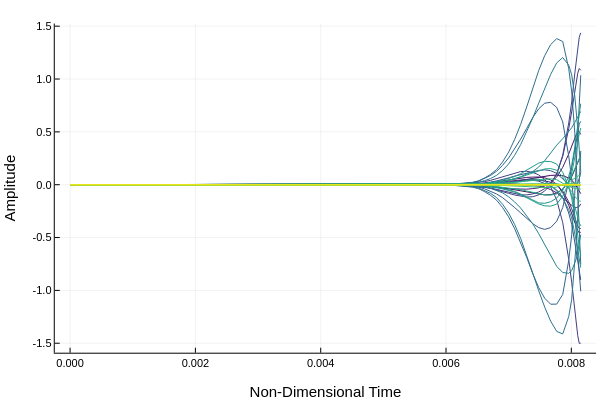

The code cell stored with this chart in its notebook:
### Markdown cell above
### Development of Amplitudes

### Code cell
all_amps_arr = hcat(all_amps_list...)' # Convert to array for easier handling

function development_of_amplitudes(all_amps_arr, all_times_list, n_thetas)
    t = all_times_list

    # Choose colors from viridis colormap
    colors = get(ColorSchemes.viridis, LinRange(0, 1, n_thetas))

    plt = Plots.plot()  # Initialize empty plot

    for amp_ind in 1:(n_thetas-1)
        # Extract the column for the current amplitude index
        # Using simple indexing assuming all_amps_arr contains scalars
        coefficients_list = all_amps_arr[:, amp_ind]
        Plots.plot!(plt, t, coefficients_list, color=colors[amp_ind], label="")
    end

    Plots.xlabel!(plt, "Non-Dimensional Time")
    Plots.ylabel!(plt, "Amplitude")
    
    # Save the plot
    Plots.savefig(plt, "development_of_amplitudes.png")
    println("Amplitude development plot saved as development_of_amplitudes.png")
    
    display(plt)
end

# call the function with your data
development_of_amplitudes(all_amps_arr, all_times_list, n_thetas)
